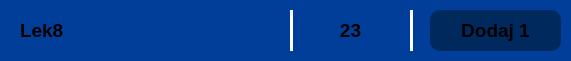
    <widget class="QFrame" name="frame_59">
     <property name="geometry">
      <rect>
       <x>40</x>
       <y>570</y>
       <width>571</width>
       <height>61</height>
      </rect>
     </property>
     <property name="styleSheet">
      <string notr="true">background-color: rgb(0, 62, 154);
border-radius: 10px;</string>
     </property>
     <property name="frameShape">
      <enum>QFrame::Shape::StyledPanel</enum>
     </property>
     <property name="frameShadow">
      <enum>QFrame::Shadow::Raised</enum>
     </property>
     <widget class="Line" name="line_33">
      <property name="geometry">
       <rect>
        <x>290</x>
        <y>10</y>
        <width>3</width>
        <height>41</height>
       </rect>
      </property>
      <property name="styleSheet">
       <string notr="true">background-color: white;</string>
      </property>
      <property name="orientation">
       <enum>Qt::Orientation::Vertical</enum>
      </property>
     </widget>
     <widget class="Line" name="line_34">
      <property name="geometry">
       <rect>
        <x>410</x>
        <y>10</y>
        <width>3</width>
        <height>41</height>
       </rect>
      </property>
      <property name="styleSheet">
       <string notr="true">background-color: white;</string>
      </property>
      <property name="orientation">
       <enum>Qt::Orientation::Vertical</enum>
      </property>
     </widget>
     <widget class="QLabel" name="label_63">
      <property name="geometry">
       <rect>
        <x>310</x>
        <y>10</y>
        <width>81</width>
        <height>41</height>
       </rect>
      </property>
      <property name="font">
       <font>
        <pointsize>14</pointsize>
        <bold>true</bold>
       </font>
      </property>
      <property name="layoutDirection">
       <enum>Qt::LayoutDirection::LeftToRight</enum>
      </property>
      <property name="styleSheet">
       <string notr="true"/>
      </property>
      <property name="text">
       <string>23</string>
      </property>
      <property name="textFormat">
       <enum>Qt::TextFormat::RichText</enum>
      </property>
      <property name="alignment">
       <set>Qt::AlignmentFlag::AlignCenter</set>
      </property>
     </widget>
     <widget class="QLabel" name="label_64">
      <property name="geometry">
       <rect>
        <x>20</x>
        <y>10</y>
        <width>261</width>
        <height>41</height>
       </rect>
      </property>
      <property name="font">
       <font>
        <pointsize>14</pointsize>
        <bold>true</bold>
       </font>
      </property>
      <property name="layoutDirection">
       <enum>Qt::LayoutDirection::LeftToRight</enum>
      </property>
      <property name="styleSheet">
       <string notr="true"/>
      </property>
      <property name="text">
       <string>Lek8</string>
      </property>
      <property name="textFormat">
       <enum>Qt::TextFormat::RichText</enum>
      </property>
      <property name="alignment">
       <set>Qt::AlignmentFlag::AlignLeading|Qt::AlignmentFlag::AlignLeft|Qt::AlignmentFlag::AlignVCenter</set>
      </property>
     </widget>
     <widget class="QFrame" name="frame_60">
      <property name="geometry">
       <rect>
        <x>430</x>
        <y>10</y>
        <width>131</width>
        <height>41</height>
       </rect>
      </property>
      <property name="styleSheet">
       <string notr="true">background-color: rgb(0, 41, 94);
border-radius: 10px;</string>
      </property>
      <property name="frameShape">
       <enum>QFrame::Shape::StyledPanel</enum>
      </property>
      <property name="frameShadow">
       <enum>QFrame::Shadow::Raised</enum>
      </property>
      <widget class="QFrame" name="frame_61">
       <property name="geometry">
        <rect>
         <x>270</x>
         <y>60</y>
         <width>841</width>
         <height>61</height>
        </rect>
       </property>
       <property name="styleSheet">
        <string notr="true">background-color: rgb(0, 62, 154);
border-radius: 10px;</string>
       </property>
       <property name="frameShape">
        <enum>QFrame::Shape::StyledPanel</enum>
       </property>
       <property name="frameShadow">
        <enum>QFrame::Shadow::Raised</enum>
       </property>
      </widget>
      <widget class="QLabel" name="label_65">
       <property name="geometry">
        <rect>
         <x>10</x>
         <y>0</y>
         <width>111</width>
         <height>41</height>
        </rect>
       </property>
       <property name="font">
        <font>
         <pointsize>14</pointsize>
         <bold>true</bold>
        </font>
       </property>
       <property name="layoutDirection">
        <enum>Qt::LayoutDirection::LeftToRight</enum>
       </property>
       <property name="styleSheet">
        <string notr="true"/>
       </property>
       <property name="text">
        <string>Dodaj 1</string>
       </property>
       <property name="textFormat">
        <enum>Qt::TextFormat::RichText</enum>
       </property>
       <property name="alignment">
        <set>Qt::AlignmentFlag::AlignCenter</set>
       </property>
      </widget>
     </widget>
    </widget>
